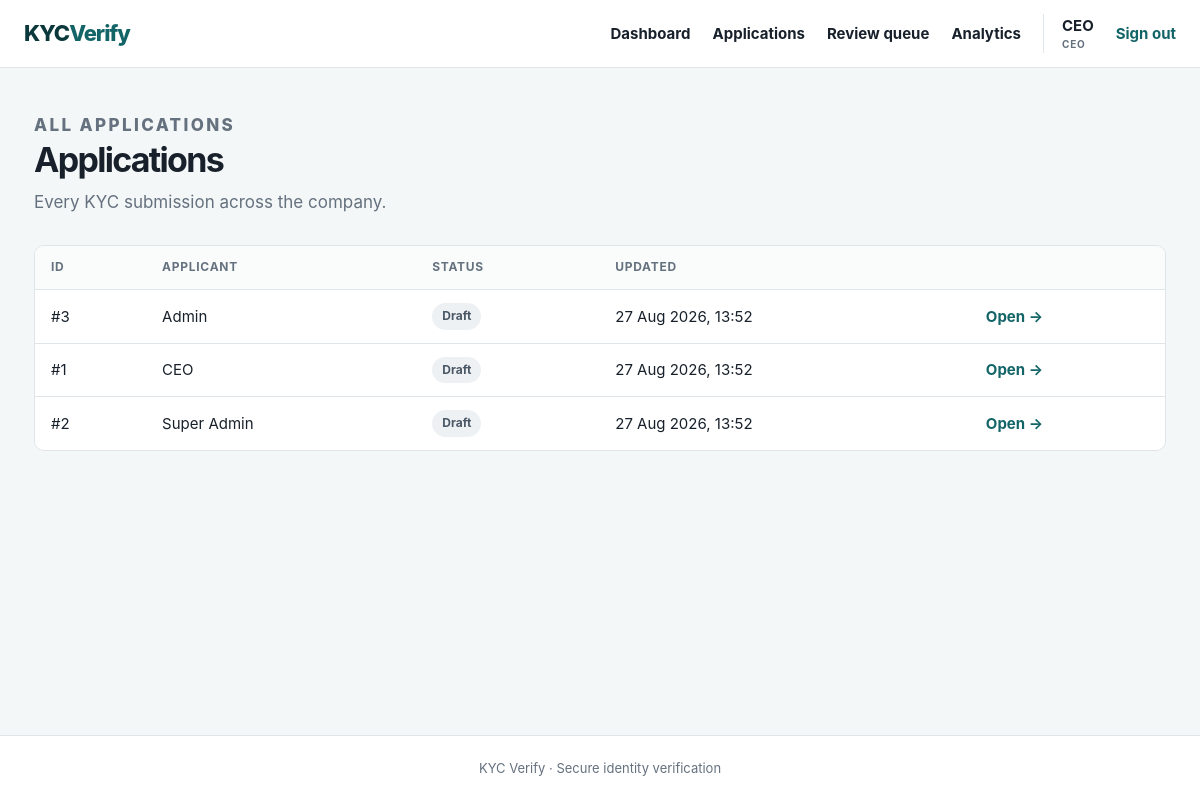
Screenshot of /?page=applications (signed in) with the database file from the repository.
### tables this page shows
CREATE TABLE applications (
    id INT UNSIGNED AUTO_INCREMENT PRIMARY KEY,
    applicant_id INT UNSIGNED NOT NULL,
    reviewer_id INT UNSIGNED NULL,
    status ENUM(
        'DRAFT',
        'SUBMITTED',
        'UNDER_REVIEW',
        'APPROVED',
        'REJECTED',
        'RESUBMISSION_REQUESTED'
    ) NOT NULL DEFAULT 'DRAFT',
    full_name VARCHAR(160) NULL,
    date_of_birth DATE NULL,
    nationality VARCHAR(100) NULL,
    id_type VARCHAR(60) NULL,
    id_number VARCHAR(100) NULL,
    id_issue_date DATE NULL,
    issuing_district VARCHAR(100) NULL,
    review_notes TEXT NULL,
    reviewed_at DATETIME NULL,
    created_at TIMESTAMP NOT NULL DEFAULT CURRENT_TIMESTAMP,
    updated_at TIMESTAMP NOT NULL DEFAULT CURRENT_TIMESTAMP ON UPDATE CURRENT_TIMESTAMP,
    CONSTRAINT fk_applicant FOREIGN KEY (applicant_id) REFERENCES users (id) ON DELETE CASCADE,
    CONSTRAINT fk_reviewer FOREIGN KEY (reviewer_id) REFERENCES users (id) ON DELETE SET NULL,
    INDEX idx_status (status),
    INDEX idx_applicant (applicant_id),
    INDEX idx_updated (updated_at),
    INDEX idx_created (created_at)
);

CREATE TABLE users (
    id INT UNSIGNED AUTO_INCREMENT PRIMARY KEY,
    username VARCHAR(120) NOT NULL UNIQUE,
    email VARCHAR(190) NOT NULL UNIQUE,
    password_hash VARCHAR(255) NOT NULL,
    is_active TINYINT(1) NOT NULL DEFAULT 1,
    created_at TIMESTAMP NOT NULL DEFAULT CURRENT_TIMESTAMP
);

### index.php (called while the page is built, shortened)
<?php
require_once __DIR__ . '/functions.php';
require_once __DIR__ . '/auth.php';
require_once __DIR__ . '/layout.php';
$u    = user();
$page = $_GET['page'] ?? ($u ? 'dashboard' : 'login');
require __DIR__ . '/pages/' . $page . '.php';

### auth.php (called while the page is built, shortened)
<?php
function user(): ?array
{
    return $_SESSION['user'] ?? null;
}
function is_staff(): bool
{
    $u = user();
    return $u !== null && in_array($u['role'], STAFF_ROLES, true);
}

### database.php (called while the page is built, shortened)
<?php
function db(): PDO {
    static $pdo = null;
    if ($pdo === null) {
        $pdo = new PDO('mysql:host=' . DB_HOST . ';dbname=' . DB_NAME . ';charset=utf8mb4', DB_USER, DB_PASS, [
            PDO::ATTR_ERRMODE => PDO::ERRMODE_EXCEPTION,
            PDO::ATTR_DEFAULT_FETCH_MODE => PDO::FETCH_ASSOC,
            PDO::ATTR_EMULATE_PREPARES => false,
        ]);
    }
    return $pdo;
}

### pages/applications.php (the view, shortened to what this page needs)
<?php
$u = require_login();
$isStaff = is_staff();
if ($isStaff) {
    $apps = db()->query('SELECT a.*, u.username applicant_name
                         FROM applications a JOIN users u ON u.id = a.applicant_id
                         ORDER BY a.updated_at DESC')->fetchAll();
} else {
    $s = db()->prepare('SELECT a.*, u.username applicant_name
                        FROM applications a JOIN users u ON u.id = a.applicant_id
                        WHERE a.applicant_id = ? ORDER BY a.updated_at DESC');
    $s->execute([$u['id']]);
    $apps = $s->fetchAll();
}
?>
<div class="hero compact">
    <div>
        <p class="eyebrow"><?= $isStaff ? 'ALL APPLICATIONS' : 'MY APPLICATIONS' ?></p>
        <h1>Applications</h1>
        <p><?= $isStaff ? 'Every KYC submission across the company.' : 'Create a new verification or continue an existing draft.' ?></p>
    </div>
</div>
<div class="table-wrap">
    <table>
        <thead>
        <tr>
            <th>ID</th>
            <?php if ($isStaff): ?><th>Applicant</th><?php endif; ?>
            <th>Status</th>
            <th>Updated</th>
            <th></th>
        </tr>
        </thead>
        <tbody>
        <?php foreach ($apps as $a): ?>
            <tr>
                <td>#<?= $a['id'] ?></td>
                <?php if ($isStaff): ?><td><?= e($a['applicant_name']) ?></td><?php endif; ?>
                <td><?= badge($a['status']) ?></td>
                <td><?= e(date('d M Y, H:i', strtotime($a['updated_at']))) ?></td>
                <td><a href="?page=application&id=<?= $a['id'] ?>">Open →</a></td>
            </tr>
        <?php endforeach; ?>
        </tbody>
    </table>
</div>

### functions.php (shortened to what this page needs)
<?php
require_once __DIR__ . '/database.php';
function e(?string $value): string
{
    return htmlspecialchars((string) $value, ENT_QUOTES, 'UTF-8');
}
function status_class(string $status): string
{
    return strtolower(str_replace('_', '-', $status));
}
function format_status(string $status): string
{
    return ucwords(strtolower(str_replace('_', ' ', $status)));
}
function badge(string $status): string
{
    return '<span class="badge badge-' . status_class($status) . '">' . e(format_status($status)) . '</span>';
}

### assets/style.css (style rules this page uses)
:root { --ink: #18212b; --muted: #65717e; --line: #dfe5e9; --paper: #ffffff; --bg: #f4f7f8; --brand: #126466; --brand-dark: #0b383b; --brand-soft: #e3f0f0; --success: #1d7a4f; --success-bg: #e6f4ec; --danger: #b53d3d; --danger-bg: #fbeaea; --warn: #9d6510; --warn-bg: #fdf6e7; --info: #245a9d; --info-bg: #e9f0fa; --radius: 12px; --shadow: 0 3px 12px rgba(28, 63, 73, 0.06); }
* { box-sizing: border-box; }
body { margin: 0; background: var(--bg); color: var(--ink); font: 15px/1.55 Inter, system-ui, -apple-system, BlinkMacSystemFont, "Segoe UI", sans-serif; min-height: 100vh; display: flex; flex-direction: column; }
a { color: var(--brand); font-weight: 650; text-decoration: none; }
.hero { display: flex; justify-content: space-between; align-items: end; margin-bottom: 30px; gap: 24px; }
.hero h1, .auth h1 { font-size: clamp(30px, 5vw, 46px); line-height: 1.08; margin: 4px 0 10px; letter-spacing: -1.7px; }
.hero p { margin: 0; color: var(--muted); font-size: 17px; }
.hero.compact h1 { font-size: 34px; }
.eyebrow { color: var(--brand); font-size: 11px; font-weight: 800; letter-spacing: 0.14em; margin: 0 0 6px; }
.table-wrap { overflow-x: auto; border: 1px solid var(--line); border-radius: 10px; }
table { width: 100%; border-collapse: collapse; background: var(--paper); }
th { text-align: left; font-size: 12px; text-transform: uppercase; letter-spacing: 0.06em; color: var(--muted); padding: 12px 16px; border-bottom: 1px solid var(--line); background: #fafcfc; white-space: nowrap; }
td { padding: 13px 16px; border-bottom: 1px solid var(--line); vertical-align: middle; }
tbody tr:last-child td { border-bottom: 0; }
.badge { display: inline-block; padding: 4px 10px; border-radius: 999px; font-size: 12px; font-weight: 700; white-space: nowrap; }
.badge-draft { background: #eef1f3; color: #4a5765; }

### rows the page displays
applications: id "3", applicant.username "Admin", status "Draft", updated_at "27 Aug 2026, 13:52"
applications: id "1", applicant.username "CEO", status "Draft", updated_at "27 Aug 2026, 13:52"
applications: id "2", applicant.username "Super Admin", status "Draft", updated_at "27 Aug 2026, 13:52"

### other values shown
$label "Dashboard"
$label "Applications"
$label "Review queue"
$label "Analytics"
$u['username'] "CEO"
role_label($u['role']) "CEO"
APP_NAME "KYC Verify"
